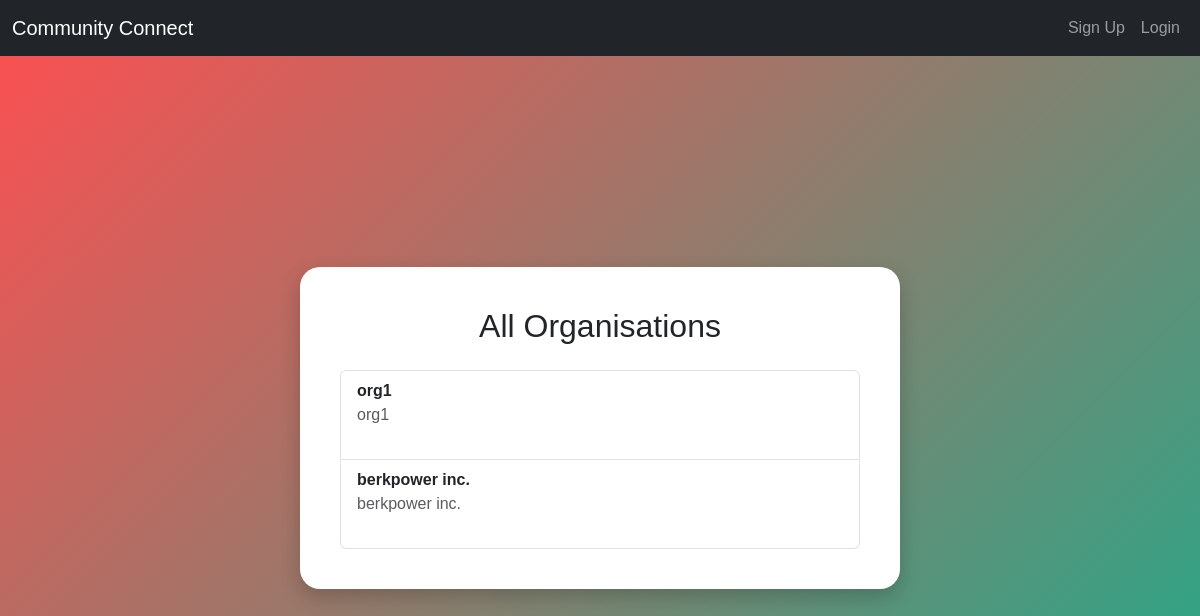
The app's page /organisations, older data.
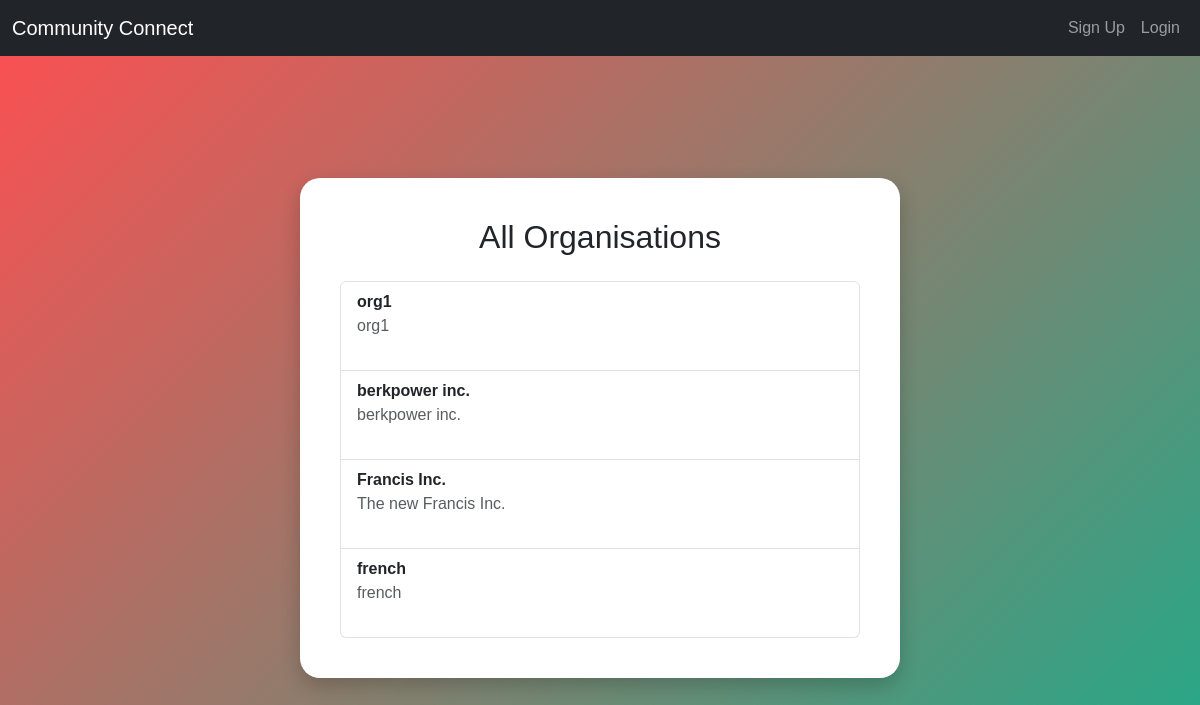
The same page, newer data.
### tables this page shows
CREATE TABLE organisation (
            organisation_id INTEGER PRIMARY KEY AUTOINCREMENT,
            user_id INTEGER NOT NULL,
            name TEXT NOT NULL,
            description TEXT,
            address TEXT,
            website_url TEXT,
            FOREIGN KEY (user_id) REFERENCES user(user_id) ON DELETE CASCADE
        );

### app.py (the view)
@app.route('/organisations')
def all_organisations():
    filter_type = request.args.get('filter')
    with get_db() as conn:
        cursor = conn.cursor()
        if filter_type == 'skills' and session.get('role') == 'volunteer':
            cursor.execute("SELECT volunteer_id FROM volunteer WHERE user_id = ?", (session['user_id'],))
            v = cursor.fetchone()
            if v:
                volunteer_id = v['volunteer_id']
                cursor.execute("""
                    SELECT skill_id FROM volunteer_skill WHERE volunteer_id = ?
                """, (volunteer_id,))
                skill_ids = [row['skill_id'] for row in cursor.fetchall()]
                if skill_ids:
                    placeholders = ",".join("?" * len(skill_ids))
                    cursor.execute(f"""
                        SELECT DISTINCT o.organisation_id, o.name, o.description, o.address
                        FROM organisation o
                        JOIN event e ON o.organisation_id = e.organisation_id
                        JOIN event_skill es ON e.event_id = es.event_id
                        WHERE es.skill_id IN ({placeholders})
                    """, skill_ids)
                    organisations = cursor.fetchall()
                else:
                    organisations = []
            else:
                organisations = []
        else:
            cursor.execute("SELECT * FROM organisation")
            organisations = cursor.fetchall()
    return render_template("organisations.html", organisations=organisations, role=session.get('role'))

### models.py (called while the page is built)
def get_db():
    conn = sqlite3.connect(db_path) # Create connection between database and flask
    conn.row_factory = sqlite3.Row # Allows fetching rows as dictionaries
    return conn

### templates/organisations.html (shortened to what this page needs)
{% extends "layout.html" %}
{% block content %}
<div class="bubble-container">
  <div class="bubble">
    <h2 class="text-center mb-4">All Organisations</h2>
    <ul class="list-group">
      {% for o in organisations %}
        <li class="list-group-item">
          <strong>{{ o.name }}</strong><br>
          {% if o.description %}
            <span class="text-muted">{{ o.description }}</span><br>
          {% endif %}
          {{ o.email }}<br>
        </li>
      {% else %}
        <li class="list-group-item">No organisations found.</li>
      {% endfor %}
    </ul>
  </div>
</div>
{% endblock %}

### templates/layout.html (shortened to what this page needs)
<!DOCTYPE html>
<html lang="en">
<head>
    <link rel="stylesheet" href="https://cdn.jsdelivr.net/npm/bootstrap@5.3.0/dist/css/bootstrap.min.css">
</head>
<body>
    <nav class="navbar navbar-expand-lg navbar-dark bg-dark">
        <div class="container-fluid">
            <a class="navbar-brand" href="{{ url_for('index') }}">Community Connect</a>
            <div class="collapse navbar-collapse">
                <ul class="navbar-nav ms-auto">
                    {% if not session.get('user_id') %}
                        <li class="nav-item"><a class="nav-link" href="{{ url_for('register') }}">Sign Up</a></li>
                        <li class="nav-item"><a class="nav-link" href="{{ url_for('login') }}">Login</a></li>
                    {% endif %}
                </ul>
            </div>
        </div>
    </nav>
    {% block content %}{% endblock %}
</body>
</html>

### templates/layout.html (style rules this page uses)
body { background: linear-gradient(135deg, #00c6ff, #0072ff, #00ff88); min-height: 100vh; margin: 0; font-family: Arial, sans-serif; }
.bubble-container { min-height: calc(100vh - 56px); display: flex; justify-content: center; align-items: center; padding: 20px; }
.bubble { background: white; border-radius: 20px; padding: 40px; box-shadow: 0px 8px 20px rgba(0, 0, 0, 0.2); max-width: 600px; width: 100%; }

### templates/organisations.html (style rules this page uses)
body { background: linear-gradient(135deg, #ff4e50, #1fab89); min-height: 100vh; }

Row changes from the older to the newer data that the page shows:
added organisation: name "Francis Inc.", description "The new Francis Inc."
added organisation: name "french", description "french"
